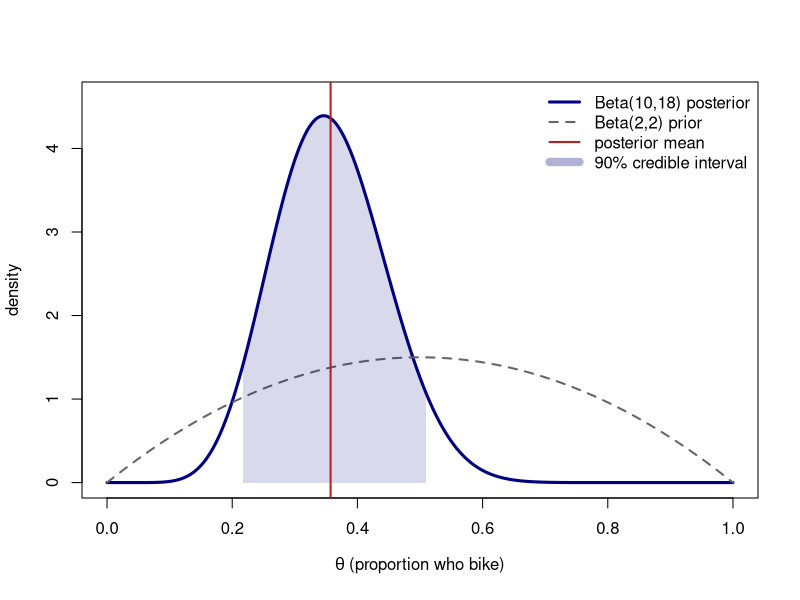

Recreate this plot in R.
## ---- chunk 1
#| label: fig-bike-end-to-end
#| fig-cap: "Bike-to-campus, end to end: the mild Beta(2,2) prior, the Beta(10,18) posterior after 8 of 24 bikers, the posterior mean (~0.357), and a shaded 90% credible interval."
#| fig-alt: "A density plot on the proportion axis from 0 to 1. A low, flat-topped Beta(2,2) prior curve sits across the middle. A taller, narrower Beta(10,18) posterior curve peaks near 0.35. A vertical line marks the posterior mean at about 0.357, and the region under the posterior between about 0.23 and 0.50 is shaded to show the 90 percent credible interval."
set.seed(8)

# closed-form posterior summaries
ci <- qbeta(c(0.05, 0.95), 10, 18)   # 90% credible interval
post_mean <- 10 / 28

# draw the prior and posterior densities
theta <- seq(0, 1, length.out = 600)
prior <- dbeta(theta, 2, 2)
post  <- dbeta(theta, 10, 18)

plot(theta, post, type = "l", lwd = 3, col = "navy",
     xlab = expression(theta ~ "(proportion who bike)"),
     ylab = "density", ylim = c(0, max(post) * 1.05))
lines(theta, prior, lwd = 2, lty = 2, col = "gray40")

# shade the 90% credible interval under the posterior
inside <- theta >= ci[1] & theta <= ci[2]
polygon(c(ci[1], theta[inside], ci[2]),
        c(0, post[inside], 0),
        col = rgb(0, 0, 0.5, 0.15), border = NA)

abline(v = post_mean, lwd = 2, col = "firebrick")
legend("topright", bty = "n",
       legend = c("Beta(10,18) posterior", "Beta(2,2) prior",
                  "posterior mean", "90% credible interval"),
       col = c("navy", "gray40", "firebrick", rgb(0, 0, 0.5, 0.3)),
       lwd = c(3, 2, 2, 8), lty = c(1, 2, 1, 1))

# confirm simulation matches the closed form
draws <- rbeta(10000, 10, 18)
cat("closed-form mean:", round(post_mean, 3),
    "| simulated mean:", round(mean(draws), 3), "\n")
cat("closed-form 90% CI:", round(ci, 3),
    "| simulated 90% CI:", round(quantile(draws, c(0.05, 0.95)), 3), "\n")
